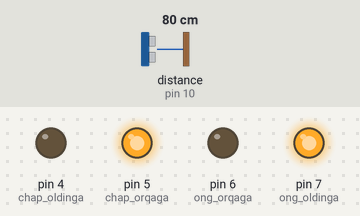
Recording of a sketch running on a simulated Arduino Uno, built with avr-gcc and run on an emulated ATmega328P. Parts: output pins drawn as LEDs (lit = HIGH). Wiring (inferred from the names in the program): ultrasonic range finder: trigger pin 9; echo pin 10. The test bench sets the inputs (shaded band); at power-on: distance to the obstacle (sensor on pin 10) 80 cm. The echo pulse lasts 58.3 µs per cm; pins used as bus, display or sensor lines are not drawn.

Above: at 1.2 s.
1.3 s: distance to the obstacle (sensor on pin 10) set to 23 cm
2.8 s: distance to the obstacle (sensor on pin 10) set to 18 cm
At 3.6 s:
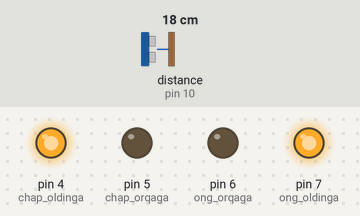
4.3 s: distance to the obstacle (sensor on pin 10) set to 35 cm
At 4.8 s:
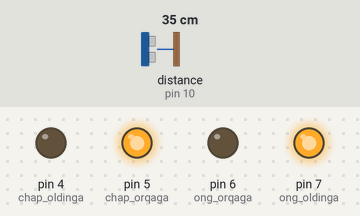
5.8 s: distance to the obstacle (sensor on pin 10) set to 2 cm
At 6.3 s:
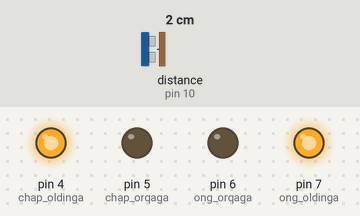
Timing chart, 0 to 8.3 s (numbered marks = the images above; inputs shaded):
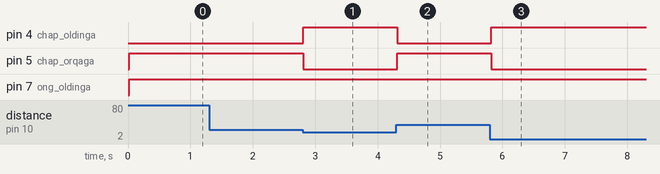

The sketch:

Sumo_di_motor.ino
```cpp
int trigPin = 9;
int echoPin = 10;
int chap_oldinga = 4;
int ong_oldinga = 7;
int ong_orqaga= 6;
int chap_orqaga= 5;       //ForWarD motion of Right motor
int c = 0;

void setup() {
  //Serial.begin(9600);
   pinMode(chap_orqaga, OUTPUT);
   pinMode(ong_orqaga, OUTPUT);
   pinMode(chap_oldinga, OUTPUT);
   pinMode(ong_oldinga, OUTPUT);
   pinMode(trigPin, OUTPUT);
  pinMode(echoPin, INPUT);
  // put your setup code here, to run once:

}

void loop() {
  long duration, distance;
  digitalWrite(trigPin,HIGH);
  delayMicroseconds(1000);
  digitalWrite(trigPin, LOW);
  duration=pulseIn(echoPin, HIGH);
  distance =(duration/2)/29.1;
  //Serial.print(distance);
  //Serial.println("CM");
  delay(10);


  if((distance>20))
 {
  digitalWrite(chap_orqaga, HIGH);  //                              //       If you dont get proper movements of your robot,
   digitalWrite(chap_oldinga,LOW);                               //        then alter the pin numbers
   digitalWrite(ong_orqaga,LOW);                               //
   digitalWrite(ong_oldinga,HIGH);                              //
 }

  else if(distance<20)
 {
   digitalWrite(chap_orqaga, LOW); // chap <----
   digitalWrite(chap_oldinga,HIGH);
   digitalWrite(ong_orqaga,LOW);  // ong <---                                //HIGH
   digitalWrite(ong_oldinga,HIGH);

 }

}
```

Measured:
- the behaviour switches between 21 and 20 cm on distance to the obstacle (sensor on pin 10) (found by bisection; images 0 and 1)
- after the input at 1.3 s, every drawn part: stays the same
- after the input at 2.8 s, pin 4 (chap_oldinga): LOW → HIGH at once; pin 5 (chap_orqaga): HIGH → LOW at once
- after the input at 4.3 s, pin 4 (chap_oldinga): HIGH → LOW at once; pin 5 (chap_orqaga): LOW → HIGH at once
- after the input at 5.8 s, pin 4 (chap_oldinga): LOW → HIGH at once; pin 5 (chap_orqaga): HIGH → LOW at once
